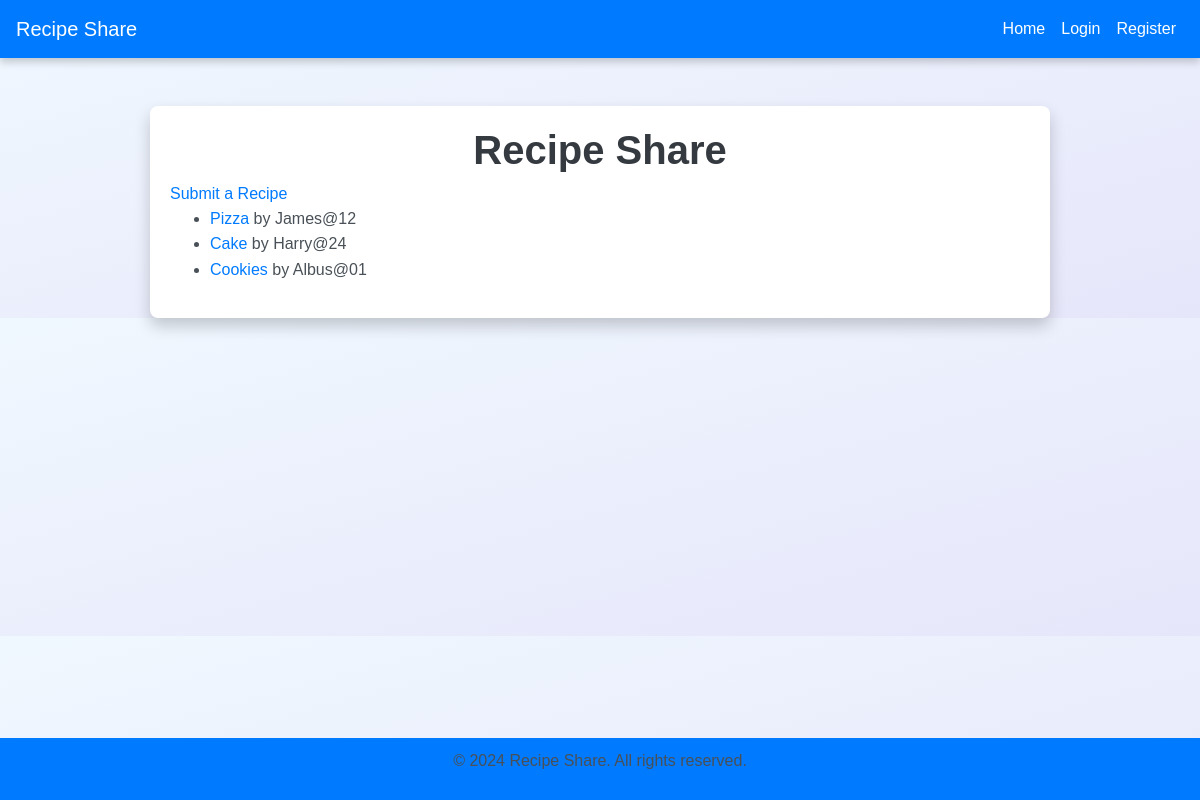
The page / on the database its author committed.
### app/models.py (models this page shows, shortened)
class Recipe(models.Model):
    title = models.CharField(max_length=100)
    ingredients = models.TextField()
    instructions = models.TextField()
    image = models.ImageField(upload_to='images/')
    author = models.ForeignKey(User, on_delete=models.CASCADE)
    created_at = models.DateTimeField(auto_now_add=True)
    likes = models.ManyToManyField(User, related_name='recipe_likes', blank=True)

### app/views.py (the view)
# urls.py: path('', views.index, name='index'),
def index(request):
    recipes = Recipe.objects.all()
    return render(request, 'app/index.html', {'recipes': recipes})

### app/templates/app/index.html
{% extends 'app/base.html' %}
{% block content %}
    <h1>Recipe Share</h1>
    <a href="{% url 'submit_recipe' %}">Submit a Recipe</a>
    <ul>
        {% for recipe in recipes %}
            <li>
                <a href="{% url 'view_recipe' recipe.id %}">{{ recipe.title }}</a> by {{ recipe.author }}
            </li>
        {% endfor %}
    </ul>
{% endblock %}

### app/static/css/styles.css (style rules this page uses)
body { font-family: 'Arial', sans-serif; background: linear-gradient(to bottom right, #f0f8ff, #e6e6fa); margin: 0; padding: 0; }
h1, h2 { color: #343a40; font-weight: bold; text-align: center; }
p, ul { color: #495057; line-height: 1.6; }
a { color: #007bff; text-decoration: none; transition: color 0.3s; }

### rows shown on the page
Recipe: title "Pizza", author "James@12"
Recipe: title "Cake", author "Harry@24"
Recipe: title "Cookies", author "Albus@01"
